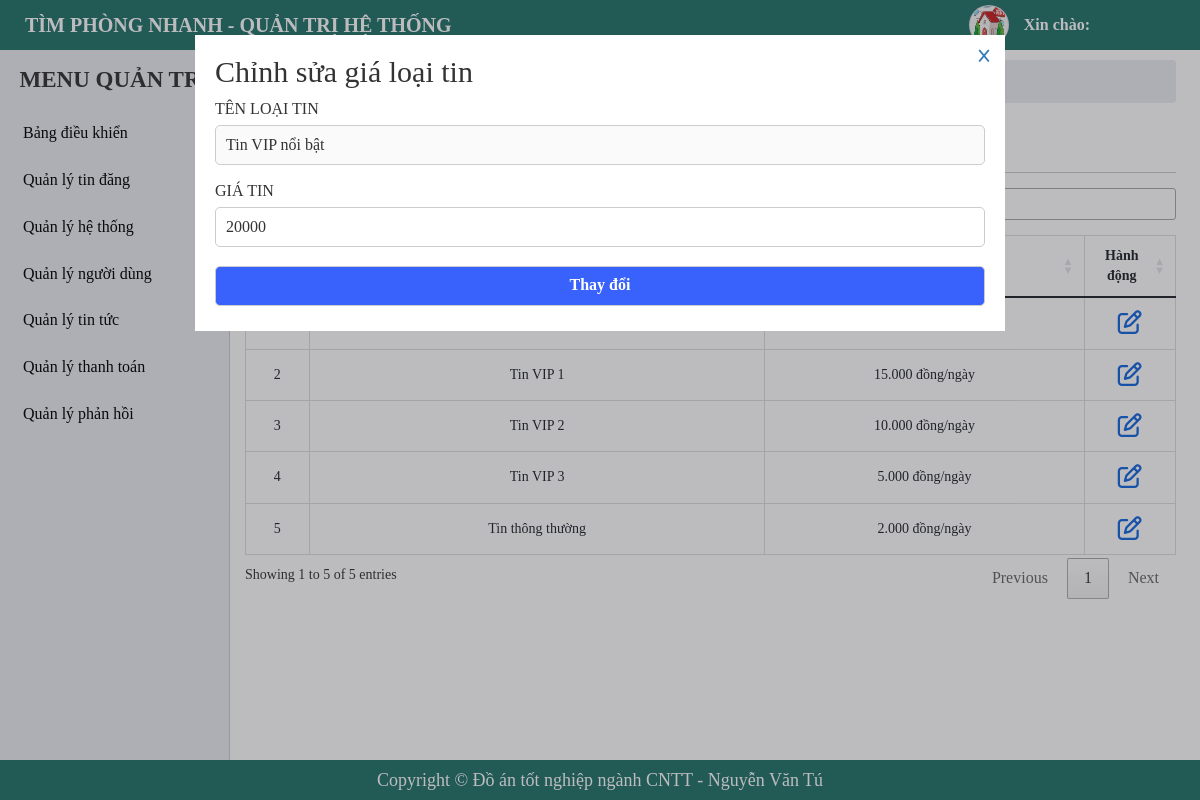
Screenshot of /admin/new-type.php?id=1 with the database file from the repository.
### tables this page shows
CREATE TABLE `tbl_new_type` (
  `id` bigint(20) NOT NULL,
  `name_type` varchar(255) NOT NULL,
  `slug` varchar(255) NOT NULL,
  `price` bigint(20) NOT NULL,
  `status` tinyint(4) NOT NULL DEFAULT 1,
  `created_at` timestamp NOT NULL DEFAULT current_timestamp(),
  `update_ad` timestamp NOT NULL DEFAULT current_timestamp()
);

### admin/new-type.php (the view, shortened to what this page needs)
<?php
    include './include/connect.php';
    $queryType = $conn->prepare("SELECT * FROM tbl_new_type");
    $queryType->execute();
    $resultsType = $queryType->fetchAll(PDO::FETCH_OBJ);
    $updateId = isset($_GET['id'])?$_GET['id']:'';
    if($updateId){
        $queryUpdate = $conn->prepare("SELECT * FROM tbl_new_type WHERE ID = $updateId");
        $queryUpdate->execute();
        $resultsUpdate = $queryUpdate->fetch(PDO::FETCH_OBJ);
    }
?>
<!DOCTYPE html>
<html lang="en">
<head>
    <?php include('include/link-css.php');?>
</head>
<body>
    <?php
     include('include/header.php');
    ?>
    <div id="main">
        <?php
        include('include/sidebar.php');
        ?>
        <div id="main-right">
            <nav aria-label="breadcrumb">
                <ol class="breadcrumb">
                    <li class="breadcrumb-item"><a href="#">Trang quản trị</a></li>
                    <li class="breadcrumb-item"><a href="#">Quản lý hệ thống</a></li>
                    <li class="breadcrumb-item active" aria-current="page">Quản lý chuyên mục</li>
                </ol>
            </nav>
            <section class="main-right-title">
                <div class="form-title">
                    <h1>Quản lý loại tin</h1>
                </div>
            </section>
            <div class="main-right-table">
                <table class="table table-bordered table-post-list" id = "table-manage">
                    <thead>
                        <tr>
                            <th style="width: 5%;" >STT</th>
                            <th style="width: 50%;" >Loại tin</th>
                            <th style="width: 35%;" >Giá</th>
                            <th style="width: 10%;" >Hành động</th>
                        </tr>
                    </thead>
                    <tbody >
                        <?php foreach ($resultsType as $key => $value) { ?>
                            <tr>
                                <td><?php echo $key+1 ?></td>
                                <td>
                                    <p><?php echo $value -> name_type ?></p>
                                </td>
                                <td>
                                    <p>
                                        <?php
                                        $bien = number_format((int) $value -> price,0,",",".");
                                        echo $bien." đồng/ngày";
                                        ?>
                                    </p>
                                </td>
                                <td>
                                    <a href="./new-type.php?id=<?php echo $value -> id ?>" class="btn-setting btn-edit" style = "color: #1266dd;"><i class="fa-regular fa-pen-to-square"></i></a>
                                </td>
                            </tr>
                        <?php } ?>
                    </tbody>
                </table>
            </div>
        </div>
        <?php if(isset($_GET['id'])){?>
        <div class="form-act form-animation" style ="display: block;">
            <div class="form-act-edit">
                <div class="form-close">
                    <a href="./new-type.php"><i class="fa-solid fa-x"></i></a>
                </div>
                <form action="" method="post">
                    <h2>Chỉnh sửa giá loại tin</h2>
                    <div class="form-contact form-validator ">
                        <lable class="contact-title">Tên loại tin</lable>
                        <input type="text" name="name"  id="name" value ="<?php echo $resultsUpdate->name_type ?>" disabled>
                    </div>
                    <div class="form-contact form-validator ">
                        <lable class="contact-title">Giá tin</lable>
                        <input type="number" name="price"  id="price" value ="<?php echo $resultsUpdate->price ?>">
                    </div>
                    <div class="form-contact form-validator" id = "btn-submit">
                        <input type="submit" name ="update-form" value="Thay đổi" class="btn update-form " id = "update-form">
                    </div>
                </form>
            </div>
        </div>
        <?php }?>
    </div>
    <?php include('include/footer.php');?>
</body>
</html>

### admin/css/style.css (style rules this page uses)
* { margin: 0; padding: 0; box-sizing: border-box; font-family: "MS Mincho"; }
a, a:hover { text-decoration: none; transition: all 0.3s ease-in-out 0s; -moz-transition: all 0.3s ease-in-out 0s; -o-transition: all 0.3s ease-in-out 0s; -webkit-transition: all 0.3s ease-in-out 0s; -ms-transition: all 0.3s ease-in-out 0s; }
.btn { height: 40px; border-radius: 5px; border: 1px solid #3961fb; background: #3961fb; font-weight: 700; color: #fff; display: inline-flex; align-items: center; justify-content: center; text-decoration: none; cursor: pointer; padding: 0 10px; margin: 5px 0; }
body { height: 100%; }
#main-right { padding: 60px 24px 50px 245px; }
#main-right .breadcrumb { background-color: #eaecef; padding: 10px 20px; margin-bottom: 0; }
#main-right li, #main-right a { font-size: 16px; }
.main-right-title { display: flex; justify-content: space-between; border-bottom: 1px solid #ccc; margin-bottom: 15px; }
.form-title { margin: 15px 0; }
.form-title h1 { font-weight: 700; }
#main-right .table-bordered th, .table-bordered td { text-align: center; font-size: 14px; }
.main-right-table .table-post-list { border-collapse: collapse; }
.table-post-list td { vertical-align: middle !important; white-space: normal; }
.table-post-list .btn-setting { margin: 0 5px; font-size: 24px !important; }
.form-act { position: fixed; top: 0; bottom: 0; right: 0; left: 0; background-color: rgba(33, 33, 45, 0.3); z-index: 999; display: none; }
.form-act-edit { margin-top: 35px; padding: 20px; width: 810px; background-color: rgba(255, 255, 255, 1); position: relative; left: 50%; transform: translate(-50%); }
.form-close { position: absolute; top: 0; right: 0; cursor: pointer; padding: 12px; }
.form-close i { width: 18px; height: 18px; line-height: 18px; text-align: center; }
.form-contact { margin-top: 10px; }
.form-contact .contact-title { font-size: 16px; text-transform: uppercase; margin: 10px 0; }
.form-contact input { font-size: 16px; width: 100%; height: 40px; border-radius: 5px; padding: 0 10px; border: 1px solid #ccc; outline-color: #41ff00; margin: 4px 0 5px; }

### rows the page displays
tbl_new_type: name "Tin VIP nổi bật", price "20000"
tbl_new_type: name_type "Tin VIP 1", price "15.000"
tbl_new_type: name_type "Tin VIP 2", price "10.000"
tbl_new_type: name_type "Tin VIP 3", price "5.000"
tbl_new_type: name_type "Tin thông thường", price "2.000"
